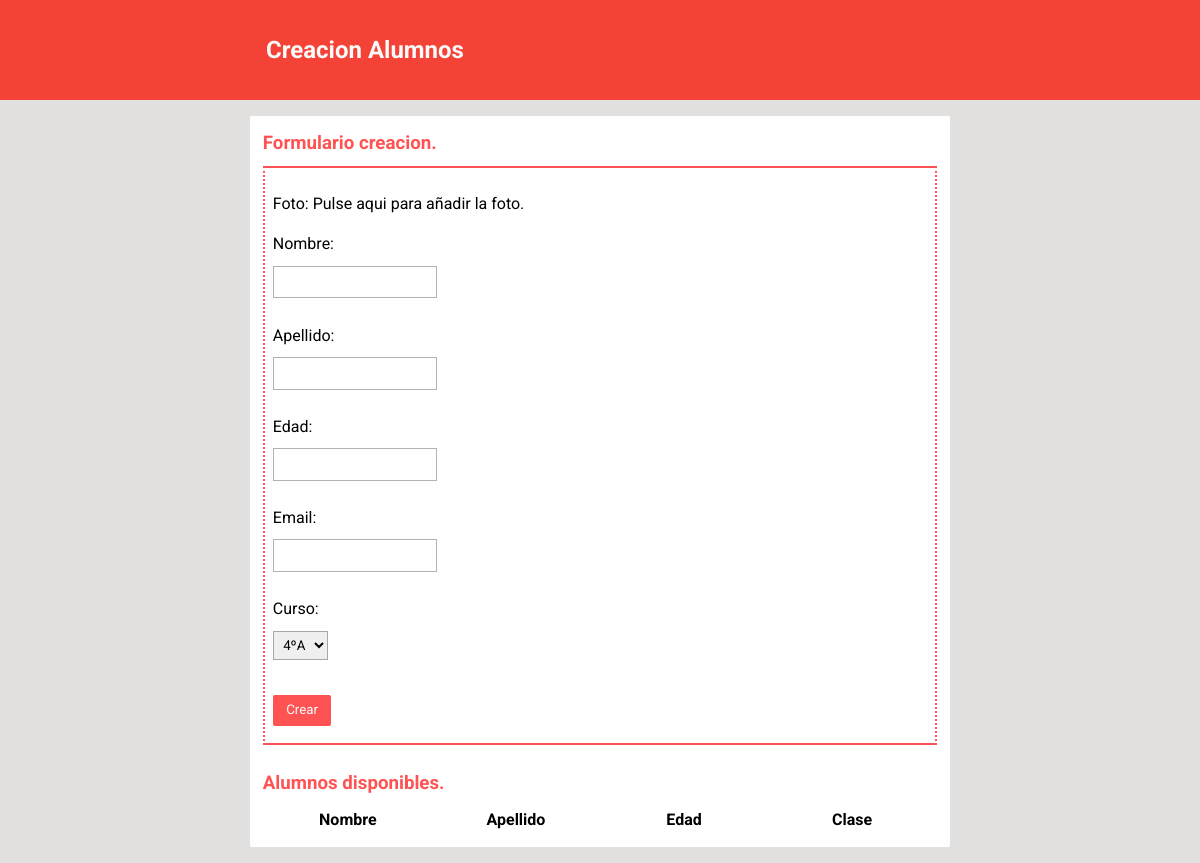
The page /setup/crearAlumnos/ on the database as committed earlier.
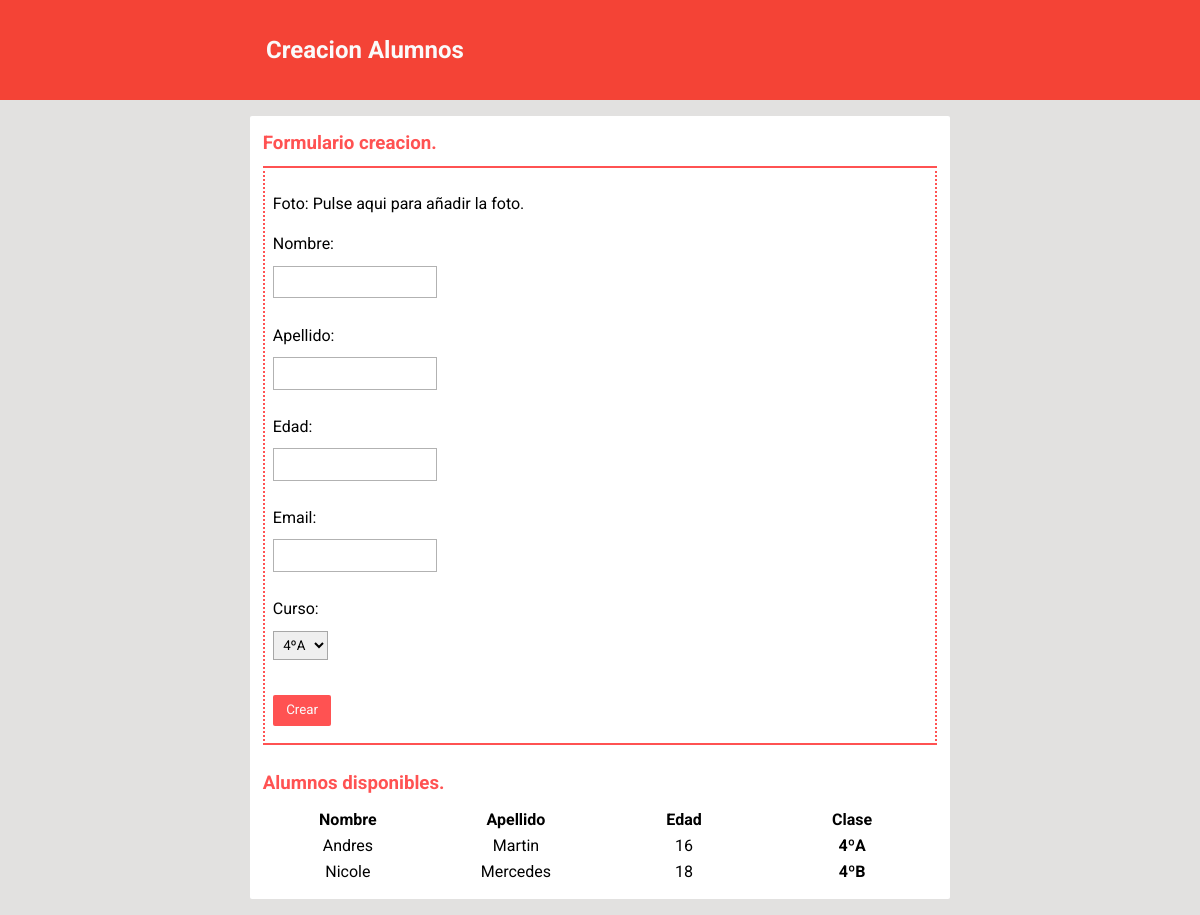
The same page on the database as committed later.
### setup/models.py (models this page shows, shortened)
class Alumno(models.Model):
    foto = models.ImageField(blank=True, upload_to="static/alumnoPhotos/", default="static/alumnoPhotos/default-profile.png  ")
    nombre = models.CharField(max_length=50)
    apellido = models.CharField(max_length=50)
    edad = models.DecimalField(max_digits=3, decimal_places=0)
    email = models.EmailField()
    username = models.CharField(max_length=101)
    password = models.CharField(max_length=20)
    token = models.CharField(max_length=40)
    curso = models.ForeignKey(Curso, default=True)
    class Meta:
        verbose_name = "Alumno"
        verbose_name_plural = "Alumnos"

class Curso(models.Model):
    gradoEducacionChoices = (
        ('INF', 'Infantil'),
        ('PRM', 'Primaria'),
        ('ESO', 'Secundaria'),
        ('BAC', 'Bachillerato'),
    )
    gradoEducacion = models.CharField(
        max_length=3,
        choices=gradoEducacionChoices
    )
    anio = models.DecimalField(max_digits=1, decimal_places=0)
    letra = models.CharField(max_length=1, blank=True)
    tutor = models.OneToOneField(Profesor)
    class Meta:
        verbose_name = "Clase"
        verbose_name_plural = "Clases"
    def __str__(self):
        anioInt = str(self.anio)
        return anioInt + "º" + self.letra

### setup/views.py (the view)
def crearAlumnosView(request):  # VISTA
    if request.method == 'POST':
        datosFormulario = request.POST
        formUsuario = AlumnoForm(datosFormulario)
        if formUsuario.is_valid():
            guardarUsuario(formUsuario)
            return HttpResponseRedirect('/setup/crearAlumnos')
    context = crearContextoAlumno()
    return render(request, setupTemplate, context)

### setup/forms.py
class AlumnoForm(forms.ModelForm):
    class Meta:
        model = Alumno
        exclude = ['username', 'password', 'token']
        labels = {
            'foto': _('Foto: Pulse aqui para añadir la foto.'),
        }

### setup/views.py (called while the page is built)
def crearContextoAlumno():
    formAlumno = AlumnoForm()
    todosAlumnos = Alumno.objects.all().order_by('id')
    context = {
        'form': formAlumno,
        'todosAlumnos': todosAlumnos,
        'tipoFormulario': 'Alumnos'
    }
    return context

### templates/setup.html (shortened to what this page needs)
{% load static %}
<!DOCTYPE HTML>
<html lang="es">
<head>
    <link rel="stylesheet" href="//cdn.materialdesignicons.com/2.0.46/css/materialdesignicons.min.css">
	<link rel="stylesheet" href="{% static "css/setup.css" %}">
</head>
<body>
	{% if form %}
		<header id="pageTitle">
	        <div>
	            <h2>Creacion {{ tipoFormulario }}</h2>
	        </div>
	    </header>
	    <div id="container">
	    	<h3>Formulario creacion.</h3>
			<form method="post" id="creationForm">
				{{ form.as_p }}
				<input type="submit" value="Crear" />
			</form>
	    	<br>
	    	<h3>{{ tipoFormulario }} disponibles.</h3>
			<table style="width:100%">
				{% if tipoFormulario == "Alumnos" %}
					<tr>
						<th>Nombre</th>
						<th>Apellido</th>
						<th>Edad</th>
						<th>Clase</th>
					</tr>
					{% for alumno in todosAlumnos %}
						<tr>
							<td>{{ alumno.nombre }}</td>
							<td>{{ alumno.apellido }}</td>
							<td>{{ alumno.edad }}</td>
							<th>{{ alumno.curso }}</th>
						</tr>
					{% endfor %}
				{% endif %}
			</table>
	    </div>
	{% endif %}
</body>
</html>

Rows that differ between the two databases and show on the page:
added Alumno: nombre "Andres", apellido "Martin", edad "16", curso "4ºA"
added Alumno: nombre "Nicole", apellido "Mercedes", edad "18", curso "4ºB"
